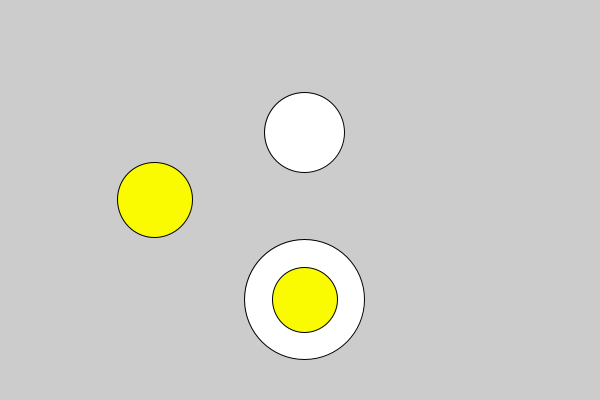
Frame 1 (no input)
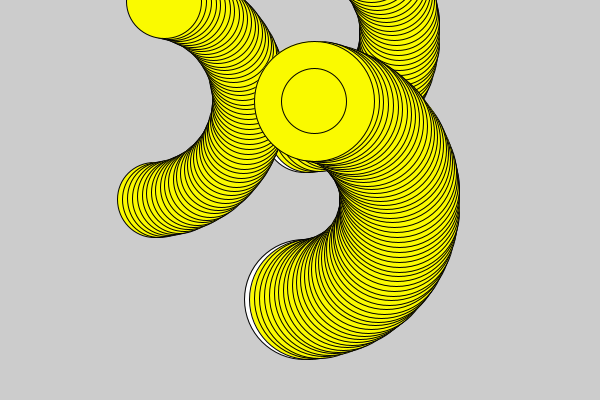
Frame 60 (the mouse pressed at the canvas centre just before this capture)
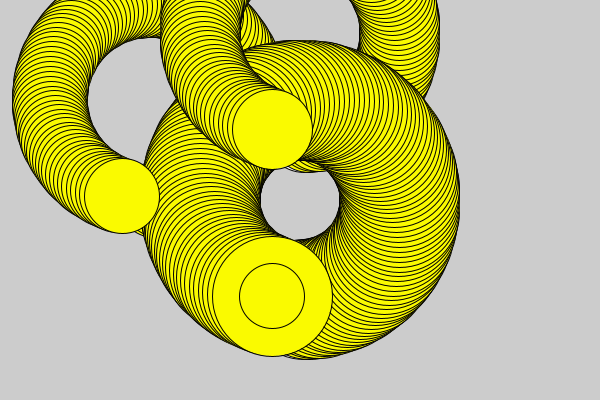
Frame 120 (the mouse held since frame 60 and released just before this capture)

The Processing sketch that drew these frames (run headless with seeded random() and noise(); from frame 60 on, the mouse is pressed at the canvas centre):

// Processing sketch: processing_158633
// ── processing_158633.pde

float i = 0;
void setup() {
  size(600, 400);
}
void draw() {
  //background(255);
i=i+0.05;
float posicionX = 100*sin(i);
float posicionY = 100*cos(i);
  ellipse(width/2+posicionX, height/2+posicionY, 120, 120);
    ellipse(width/2+posicionX, height/12+posicionY, 80, 80);
  fill (250, 250, 0);
  float logo = 0;
  logo=logo+0.8;
 ellipse(width/2+posicionX, height/2+posicionY, -65, -65);
 ellipse(width/4+posicionX, height/4+posicionY,75, 75);

}
